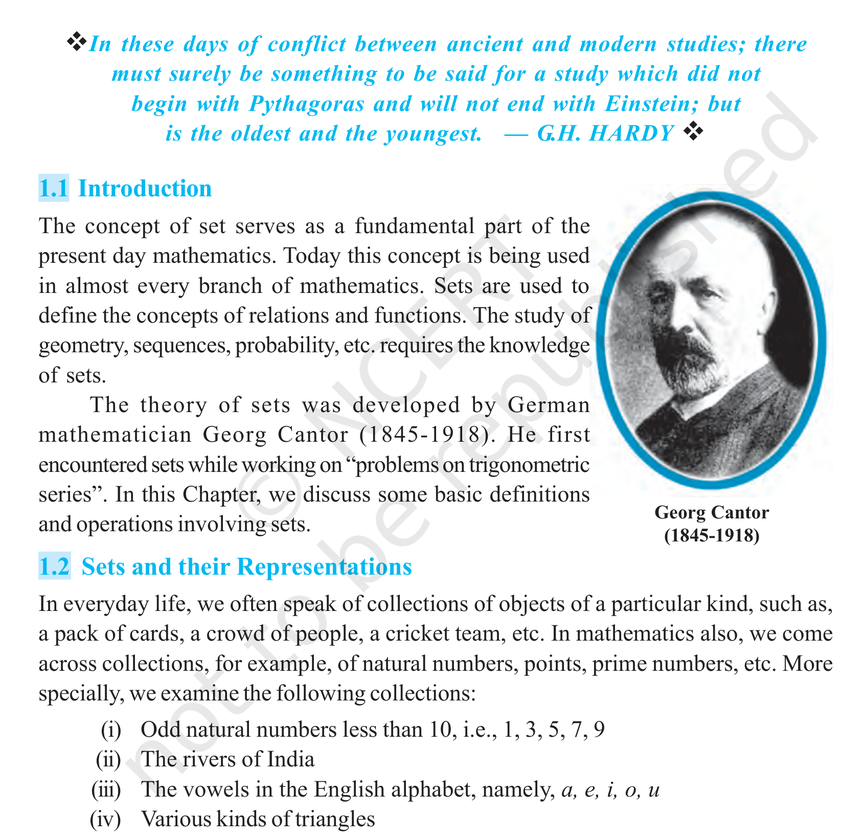
#> input picture img/page_000diag1.png, 841 x 839 px, shrunk from 1645 x 1641 before the run
$ python -i ocr_processor.py   (imports and definitions only)
#> lines starting #> are read from the running program, lines starting #| are printed output that depends on the picture; after the words box and inside, x2 and y2 are one past the last pixel; in counts of white or black regions, pixels touching at a corner belong together
### utils/logging.py
"""Logging configuration for Math RAG system."""

import logging
import sys
from pathlib import Path
from typing import Optional
from loguru import logger


class LoggerSetup:
    """Setup and configure logging for the application."""

    _initialized = False

    # [45 lines left out: function setup, not called in this run]

    @classmethod
    def get_logger(cls, name: str):
        """Get logger instance with specific name."""
        return logger.bind(name=name)


def get_logger(name: str):
    """Convenience function to get logger."""
    return LoggerSetup.get_logger(name)

### extraction/ocr_processor.py
"""OCR module for extracting text from images."""

import pytesseract
from PIL import Image
from pathlib import Path
from typing import Optional, Dict, Any
import cv2
import numpy as np
from utils.logging import get_logger

logger = get_logger(__name__)


class OCRProcessor:
    """Process images with OCR to extract text."""

    def __init__(self, languages: list = None):
        """
        Initialize OCR processor.

        Args:
            languages: List of languages for OCR (default: ['eng'])
        """
        self.languages = languages or ['eng']
        self.config = '--oem 3 --psm 6'  # LSTM OCR Engine, assume uniform text block

        logger.info(f"Initialized OCR processor with languages: {self.languages}")

    def extract_text(self, image_path: str, preprocess: bool = True) -> str:
        """
        Extract text from image using OCR.

        Args:
            image_path: Path to image file
            preprocess: Whether to preprocess image

        Returns:
            Extracted text
        """
#> called with image_path = '../img/page_000diag1.png', preprocess = True
        try:
            # Load image
            img = Image.open(image_path)
#> img is the input picture: PIL image 841x839 RGB; mean R, G, B 227, 232.1, 233.9

            # Preprocess if needed
            if preprocess:
                img = self._preprocess_image(img)

            # Perform OCR
            text = pytesseract.image_to_string(
                img,
                lang='+'.join(self.languages),
                config=self.config
            )

            return text.strip()

        except Exception as e:
            logger.error(f"OCR failed for {image_path}: {e}")
            return ""

    # [62 lines left out: functions extract_data, contains_text, get_confidence, not called in this run]

    def _preprocess_image(self, img: Image.Image) -> Image.Image:
        """
        Preprocess image for better OCR results.

        Args:
            img: PIL Image

        Returns:
            Preprocessed PIL Image
        """
        # Convert PIL to OpenCV format
        img_cv = cv2.cvtColor(np.array(img), cv2.COLOR_RGB2BGR)

        # Convert to grayscale
        gray = cv2.cvtColor(img_cv, cv2.COLOR_BGR2GRAY)
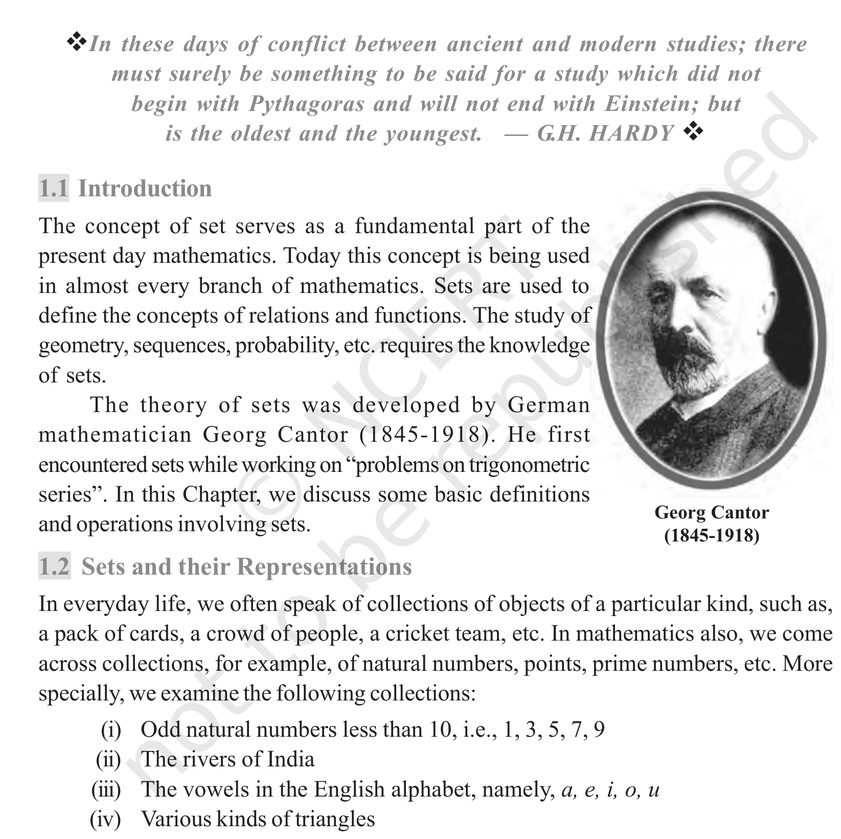
#> gray: shape (839, 841); min 0, max 255, mean 230.8

        # Apply thresholding
        _, binary = cv2.threshold(gray, 0, 255, cv2.THRESH_BINARY + cv2.THRESH_OTSU)
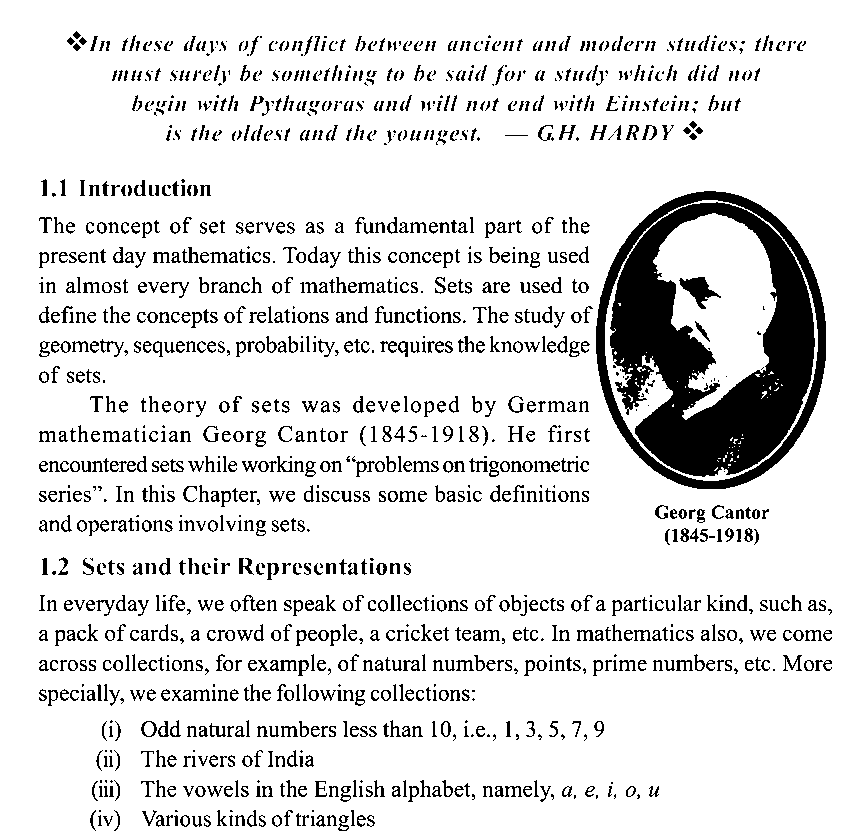
#> binary: shape (839, 841); 87.3% white; 1416 black regions (268 under 20 px), largest, box (x1, y1, x2, y2) and area: (610, 202, 815, 477) 27490, (596, 191, 826, 489) 7344, (679, 277, 721, 309) 572

        # Denoise
        denoised = cv2.fastNlMeansDenoising(binary, None, 10, 7, 21)

        # Convert back to PIL
        img_pil = Image.fromarray(denoised)

        return img_pil

    # [27 lines left out: function is_mathematical_content, not called in this run]


class ImageDescriptionGenerator:
    """Generate descriptions for images (placeholder for future ML model)."""

    def __init__(self):
        """Initialize description generator."""
        logger.info("Initialized image description generator")

    # [46 lines left out: functions generate_description, enhance_with_context, not called in this run]

#> (the run stopped early here; a loop or call above may not have finished)

$ run again, on img/page_001diag1.png
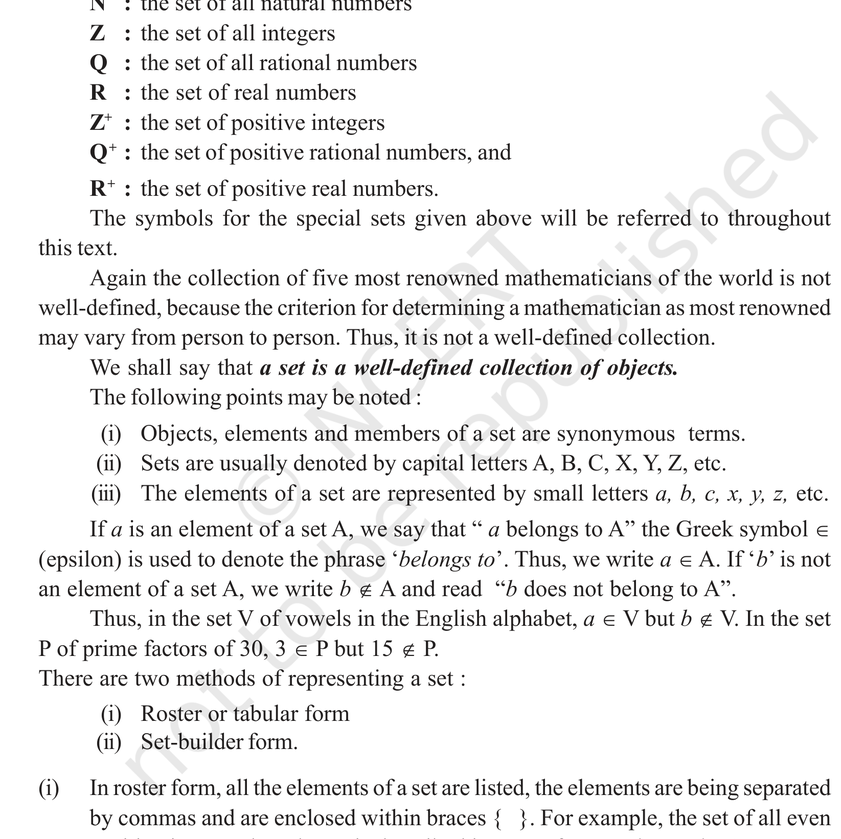
#> input picture img/page_001diag1.png, 841 x 839 px, shrunk from 1645 x 1641 before the run
#> in extract_text, img is the input picture: PIL image 841x839 RGB; mean R, G, B 237.7, 237.5, 237.5
#> in _preprocess_image, `_, binary = cv2.threshold(gray, 0, 255, cv2.THRESH_BINARY + cv2.THRESH..`:
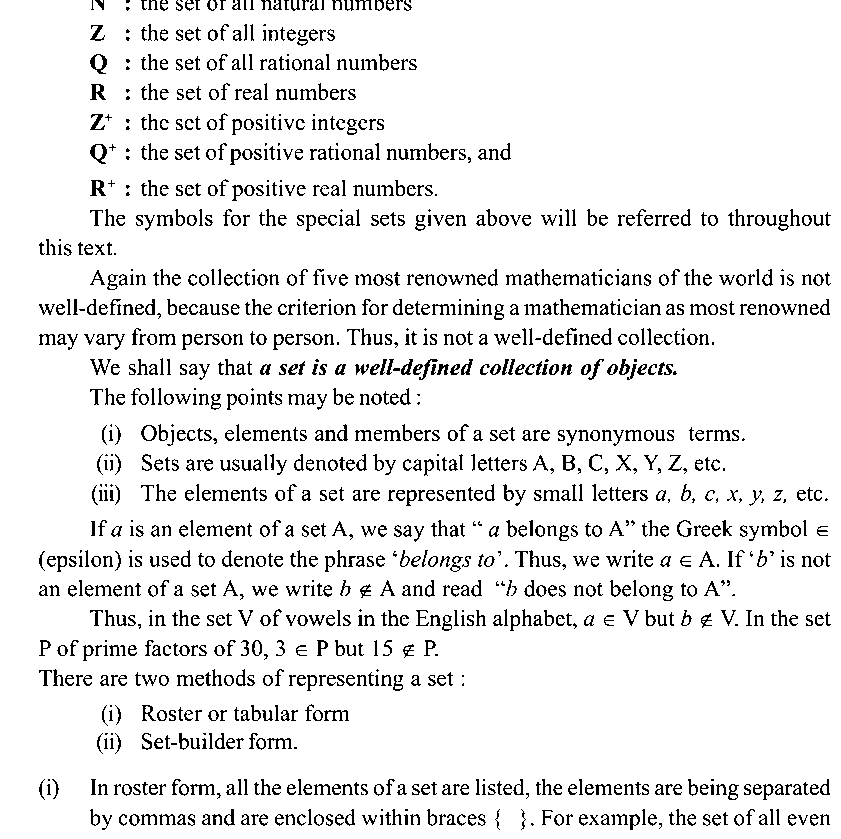
#> binary: shape (839, 841); 91.9% white; black in thin lines or dots

$ run again, on img/page_002diag1.png
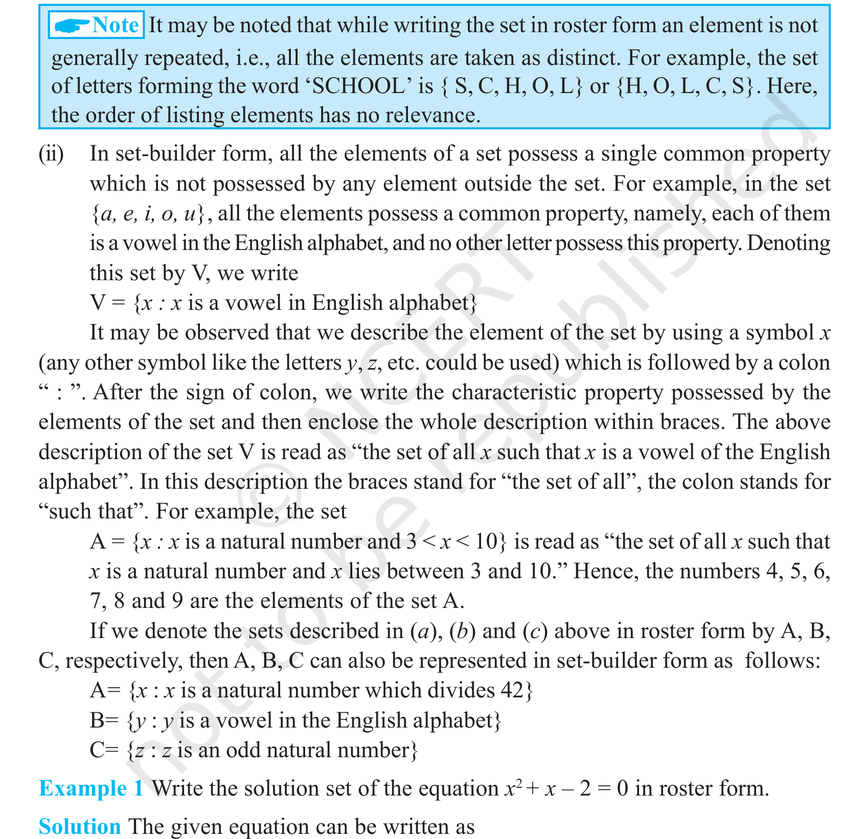
#> input picture img/page_002diag1.png, 841 x 839 px, shrunk from 1645 x 1641 before the run
#> in extract_text, img is the input picture: PIL image 841x839 RGB; mean R, G, B 225.7, 231.1, 233.6
#> in _preprocess_image, `gray = cv2.cvtColor(img_cv, cv2.COLOR_BGR2GRAY)`:
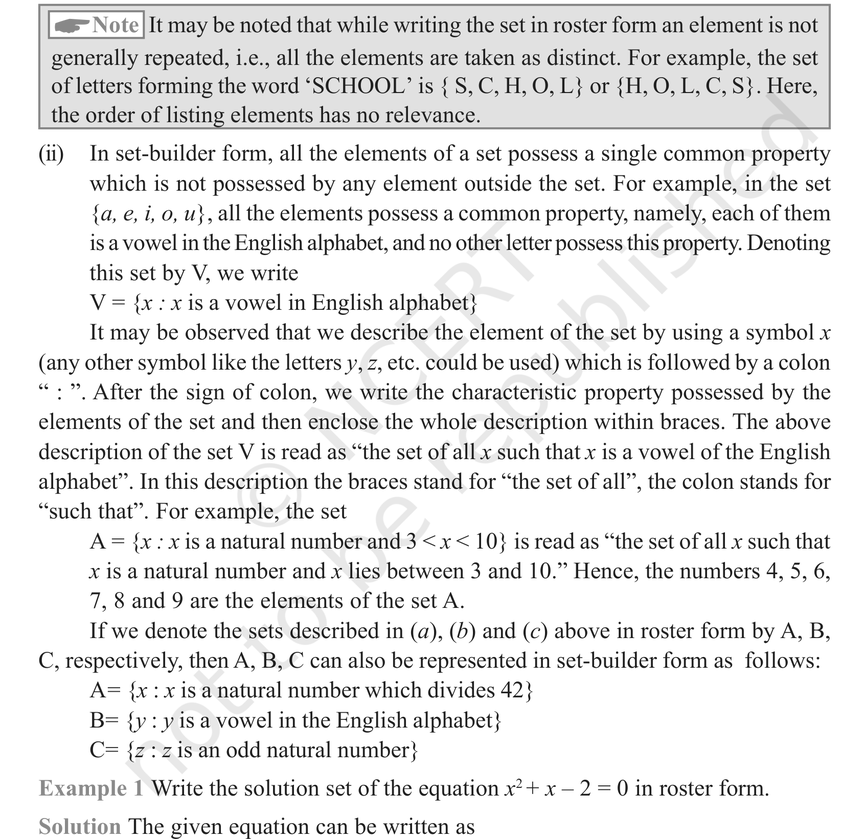
#> gray: shape (839, 841); min 0, max 255, mean 229.8
#> in _preprocess_image, `_, binary = cv2.threshold(gray, 0, 255, cv2.THRESH_BINARY + cv2.THRESH..`:
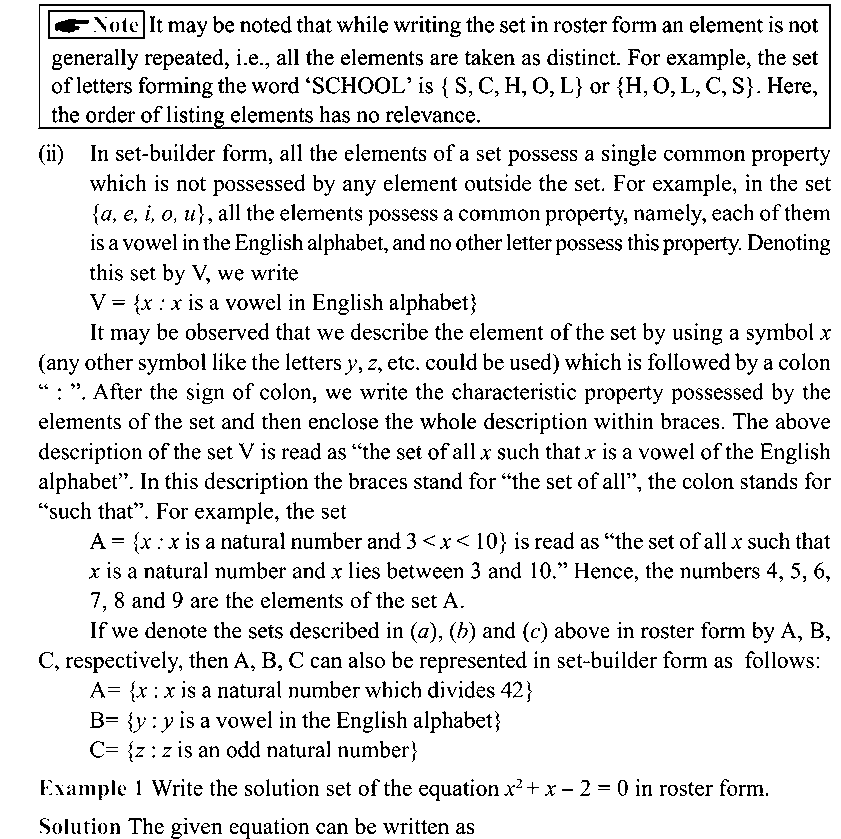
#> binary: shape (839, 841); 89.3% white; black in thin lines or dots

$ run again, on img/page_003diag1.png
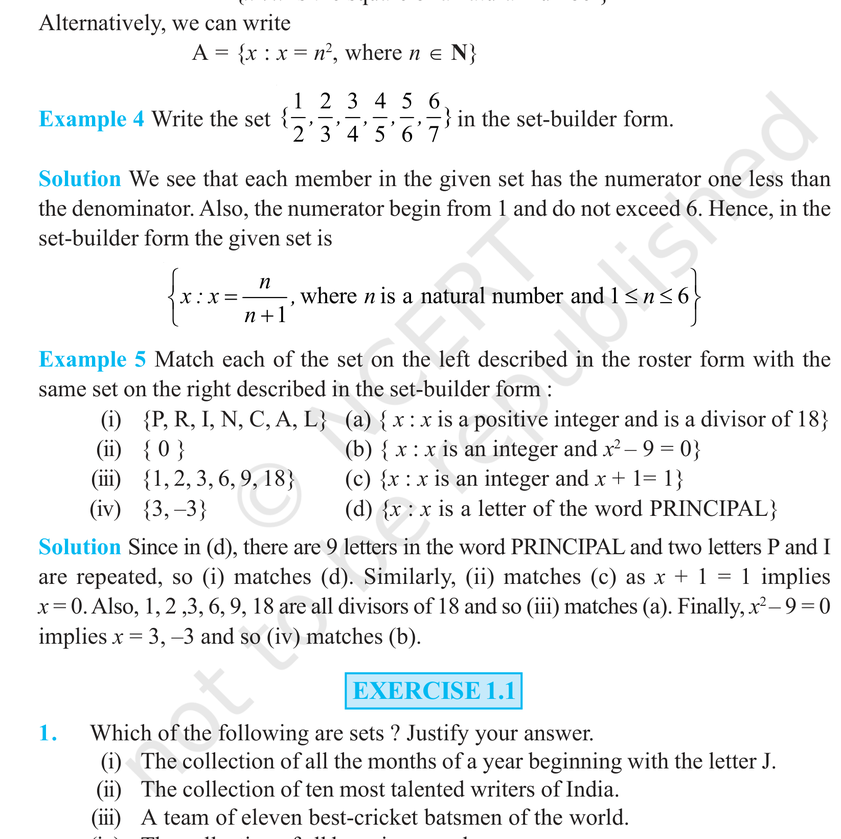
#> input picture img/page_003diag1.png, 841 x 839 px, shrunk from 1645 x 1641 before the run
#> in extract_text, img is the input picture: PIL image 841x839 RGB; mean R, G, B 238.7, 239.9, 240.3
#> in _preprocess_image, `_, binary = cv2.threshold(gray, 0, 255, cv2.THRESH_BINARY + cv2.THRESH..`:
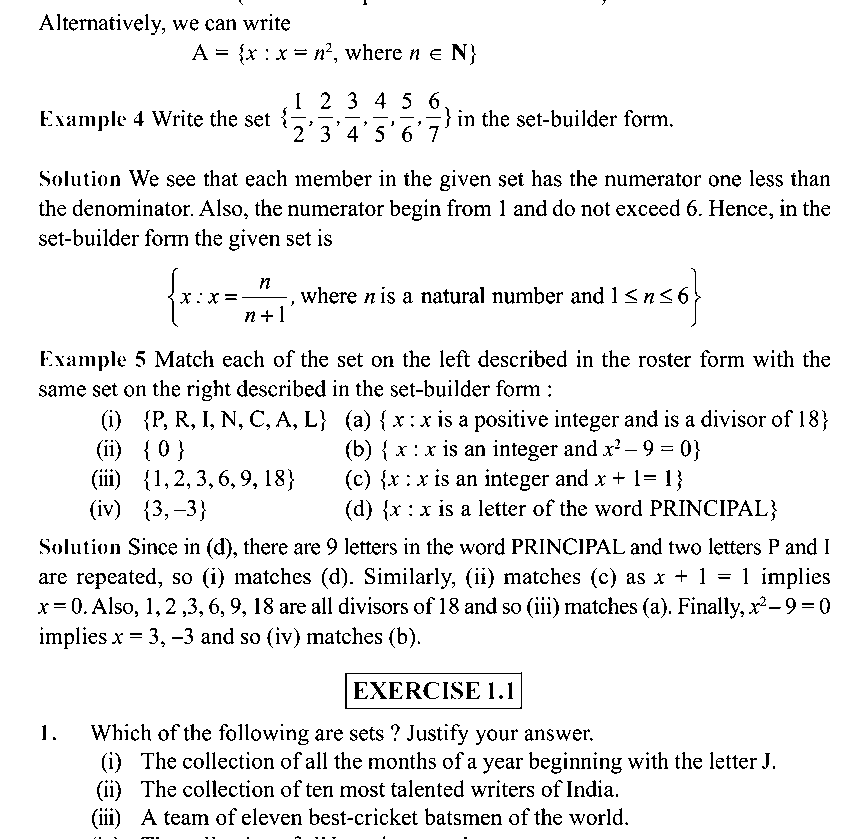
#> binary: shape (839, 841); 92.9% white; black in thin lines or dots
